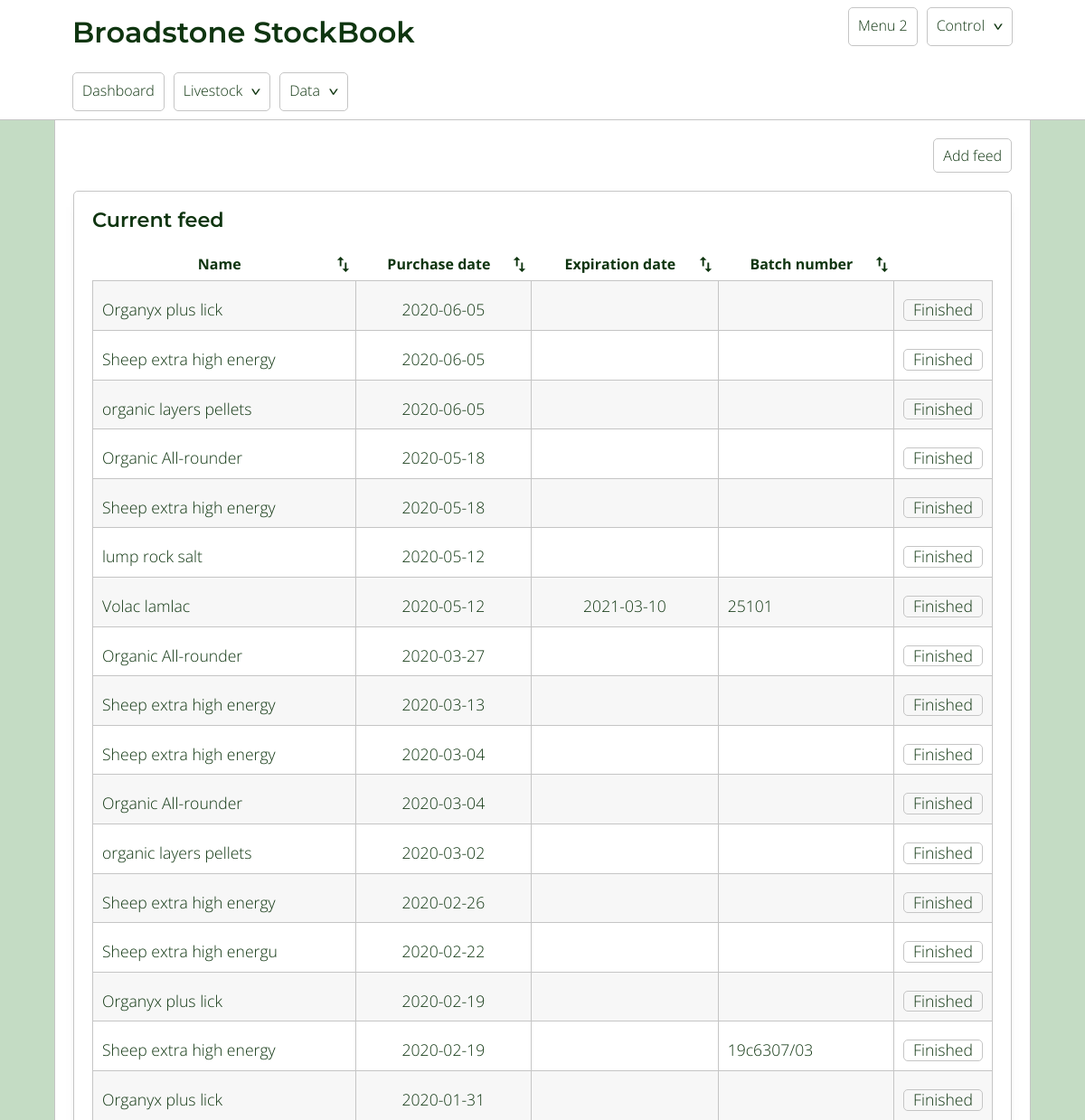
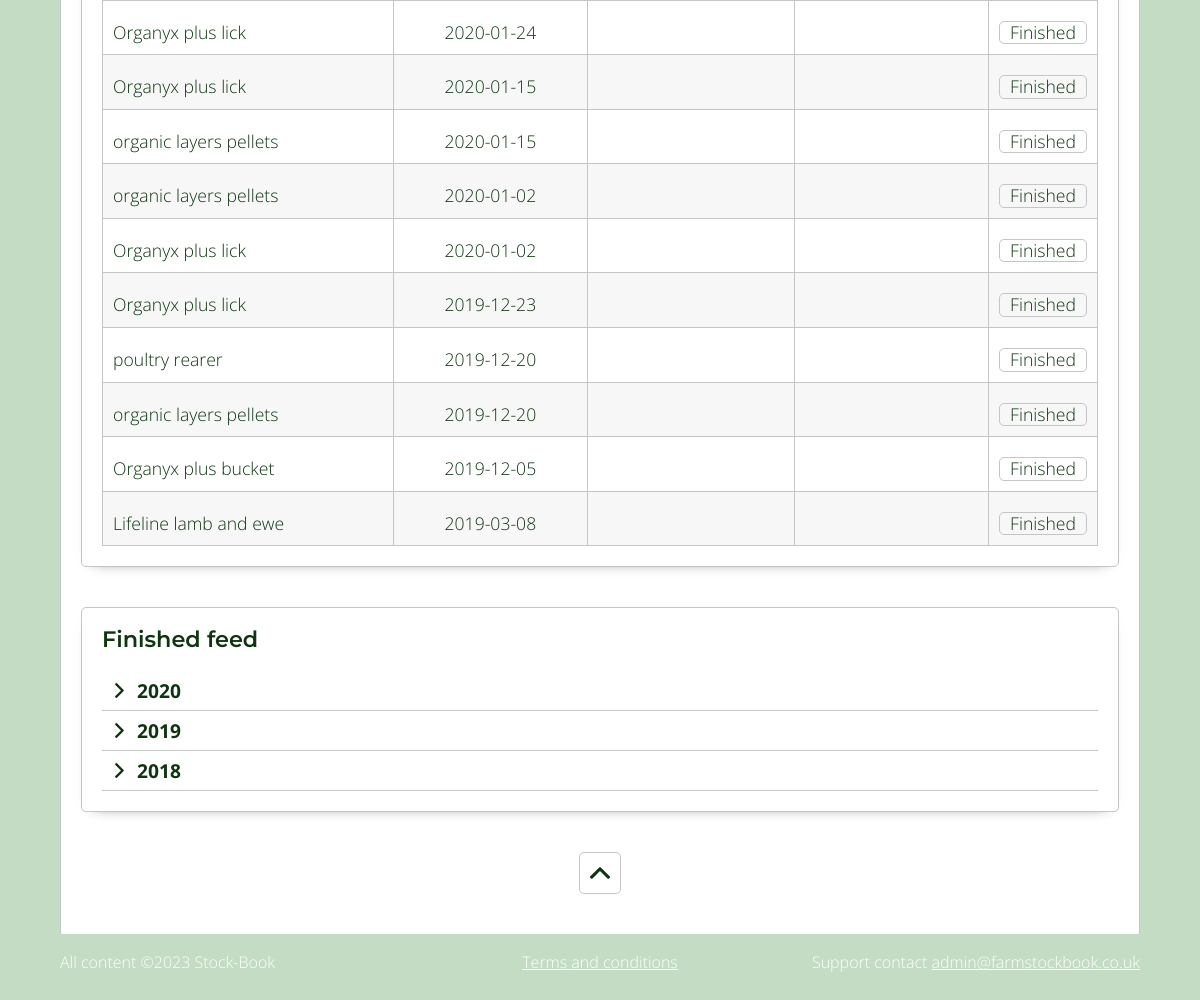
The app's page /feed.php with its own data (2 pictures, top to bottom).
### tables this page shows
CREATE TABLE `feed` (
  `id` int(11) NOT NULL,
  `purchase_date` date DEFAULT NULL,
  `product_name` varchar(500) NOT NULL,
  `batch_number` varchar(500) DEFAULT NULL,
  `expiration_date` date DEFAULT NULL,
  `finished_date` date DEFAULT NULL,
  `supplier` varchar(500) DEFAULT NULL,
  `cost_per_item` float NOT NULL,
  `quantity` int(11) DEFAULT NULL,
  `feed_type` varchar(500) DEFAULT NULL,
  `feed_target` varchar(500) DEFAULT NULL,
  `notes` text DEFAULT NULL
);

### includes/classes/Db.class.php (called while the page is built, shortened)
<?php
    class Db{
            private $db_servername = "localhost";
            private $db_username = "flockbook";
            private $db_password = "flockbook";
            private $db_dbName = "fb_redesign";
            protected function connect(){
                $pdo = new PDO("mysql:host=$this->db_servername;dbname=$this->db_dbName", $this->db_username, $this->db_password);
                $pdo -> setAttribute(PDO::ATTR_ERRMODE, PDO::ERRMODE_EXCEPTION);
                return self::$conn = $pdo;
            }
    }
?>

### includes/classes/Feed.class.php (the view, shortened to what this page needs)
<?php
    class Feed extends Db{
            public function currentFeedCard($site_data){
                    $query = "  SELECT *
                                FROM feed
                                WHERE finished_date IS null
                                ORDER BY purchase_date DESC";
                    $sql = self::$conn -> prepare($query);
                    $sql -> execute();
                    echo "<table class='sortable feed_table'>
                            <tr>
                                <th>Name</th>
                                <th>Purchase date</th>
                                <th>Expiration date</th>
                                <th>Batch number</th>
                                <th class='delete_col no_sort'></th>
                            </tr>";
                    while( $row = $sql -> fetch() ){
                        $finished_cell = "<a class='js-finish tableLink' data-id='$row[id]' data-type='feed'>Finished</a>";
                        echo "<tr data-id='$row[id]' class='js-view'>
                                <td class='left'>$row[product_name]</th>
                                <td class='cen'>$row[purchase_date]</td>
                                <td class='cen'>$row[expiration_date]</td>
                                <td class='left'>$row[batch_number]</td>
                                <td>$finished_cell</td>
                            </tr>";
                    }
                    echo "</table>";
            }
    }
?>

### includes/style/style.css (style rules this page uses)
a,abbr,acronym,address,applet,article,aside,audio,b,big,blockquote,body,canvas,caption,center,cite,code,dd,del,details,dfn,div,dl,dt,em,embed,fieldset,figcaption,figure,footer,form,h1,h2,h3,h4,h5,h6,header,hgroup,html,i,iframe,img,ins,kbd,label,legend,li,mark,menu,nav,object,ol,output,p,pre,q,ruby,s,samp,section,small,span,strike,strong,sub,summary,sup,table,tbody,td,tfoot,th,thead,time,tr,tt,u,ul,var,video { margin:0;padding:0;border:0;font-size:100%;font:inherit;vertical-align:baseline }
body { line-height:1 }
table { border-spacing:0 }
body { font-family:Open Sans,sans-serif;font-weight:300;font-size:16px;background-color:#c4dcc4;color:#0f3510;overflow-y:scroll }
* { box-sizing:border-box }
a.tableLink { display:inline-block;text-decoration:none;color:#0f3510;padding:2px 10px;margin-top:10px;border:1px solid #c5c5c5;border-radius:5px }
table { width:100%;border-collapse:collapse }
table td,table th { padding:10px;border:1px solid #c5c5c5 }
table th { font-weight:700;border:0 }
table th.delete_col { width:100px }
table td { text-align:right;font-size:1.1em }
table td.left { text-align:left }
table td.cen { text-align:center }
table tr { transition:background-color .5s ease-in-out }
table tr:nth-child(2n) { background-color:#f7f7f7 }
table.sortable th.sortThis { cursor:pointer;position:relative;padding-right:20px }
table.sortable th.sortThis:after { width:17px;height:17px;background-size:17px;background-repeat:no-repeat;position:absolute;content:"";right:5px }

### records on screen
feed: product_name "Organyx plus lick", purchase_date "2020-06-05"
feed: product_name "Sheep extra high energy", purchase_date "2020-06-05"
feed: product_name "organic layers pellets", purchase_date "2020-06-05"
feed: product_name "Organic All-rounder", purchase_date "2020-05-18"
feed: product_name "Sheep extra high energy", purchase_date "2020-05-18"
feed: product_name "lump rock salt", purchase_date "2020-05-12"
feed: product_name "Volac lamlac", purchase_date "2020-05-12", expiration_date "2021-03-10", batch_number "25101"
feed: product_name "Organic All-rounder", purchase_date "2020-03-27"
feed: product_name "Sheep extra high energy", purchase_date "2020-03-13"
feed: product_name "Sheep extra high energy", purchase_date "2020-03-04"
feed: product_name "Organic All-rounder", purchase_date "2020-03-04"
feed: product_name "organic layers pellets", purchase_date "2020-03-02"
feed: product_name "Sheep extra high energy", purchase_date "2020-02-26"
feed: product_name "Sheep extra high energu", purchase_date "2020-02-22"
feed: product_name "Organyx plus lick", purchase_date "2020-02-19"
feed: product_name "Sheep extra high energy", purchase_date "2020-02-19", batch_number "19c6307/03"
feed: product_name "Organyx plus lick", purchase_date "2020-01-31"
feed: product_name "Organyx plus lick", purchase_date "2020-01-24"
feed: product_name "Organyx plus lick", purchase_date "2020-01-15"
feed: product_name "organic layers pellets", purchase_date "2020-01-15"
feed: product_name "organic layers pellets", purchase_date "2020-01-02"
feed: product_name "Organyx plus lick", purchase_date "2020-01-02"
feed: product_name "Organyx plus lick", purchase_date "2019-12-23"
feed: product_name "poultry rearer", purchase_date "2019-12-20"
feed: product_name "organic layers pellets", purchase_date "2019-12-20"
feed: product_name "Organyx plus bucket", purchase_date "2019-12-05"
feed: product_name "Lifeline lamb and ewe", purchase_date "2019-03-08"

### other values on screen
$site_data[site_name] "Broadstone"
$year "2020"
$year "2019"
$year "2018"
$date "2023"
